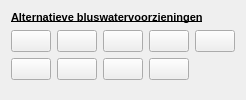
            <widget class="QWidget" name="bluswater">
             <attribute name="title">
              <string>Bluswater</string>
             </attribute>
             <layout class="QGridLayout" name="gridLayout_6">
              <item row="0" column="0" colspan="5">
               <widget class="QLabel" name="label_5">
                <property name="sizePolicy">
                 <sizepolicy hsizetype="Minimum" vsizetype="Fixed">
                  <horstretch>0</horstretch>
                  <verstretch>0</verstretch>
                 </sizepolicy>
                </property>
                <property name="font">
                 <font>
                  <family>Arial</family>
                  <pointsize>8</pointsize>
                  <weight>75</weight>
                  <bold>true</bold>
                  <underline>true</underline>
                  <strikeout>false</strikeout>
                 </font>
                </property>
                <property name="text">
                 <string>Alternatieve bluswatervoorzieningen</string>
                </property>
               </widget>
              </item>
              <item row="1" column="0">
               <widget class="QPushButton" name="geboorde_put">
                <property name="enabled">
                 <bool>true</bool>
                </property>
                <property name="sizePolicy">
                 <sizepolicy hsizetype="Minimum" vsizetype="Fixed">
                  <horstretch>0</horstretch>
                  <verstretch>0</verstretch>
                 </sizepolicy>
                </property>
                <property name="maximumSize">
                 <size>
                  <width>100</width>
                  <height>16777215</height>
                 </size>
                </property>
                <property name="text">
                 <string/>
                </property>
                <property name="icon">
                 <iconset resource="../resources.qrc">
                  <normaloff>:/plugins/oiv/config_files/png/geboorde_put.png</normaloff>:/plugins/oiv/config_files/png/geboorde_put.png</iconset>
                </property>
                <property name="iconSize">
                 <size>
                  <width>28</width>
                  <height>28</height>
                 </size>
                </property>
                <property name="checkable">
                 <bool>false</bool>
                </property>
                <property name="autoDefault">
                 <bool>false</bool>
                </property>
                <property name="default">
                 <bool>false</bool>
                </property>
                <property name="flat">
                 <bool>false</bool>
                </property>
               </widget>
              </item>
              <item row="1" column="2">
               <widget class="QPushButton" name="openwater_winput">
                <property name="enabled">
                 <bool>true</bool>
                </property>
                <property name="sizePolicy">
                 <sizepolicy hsizetype="Minimum" vsizetype="Fixed">
                  <horstretch>0</horstretch>
                  <verstretch>0</verstretch>
                 </sizepolicy>
                </property>
                <property name="maximumSize">
                 <size>
                  <width>100</width>
                  <height>16777215</height>
                 </size>
                </property>
                <property name="text">
                 <string/>
                </property>
                <property name="icon">
                 <iconset resource="../resources.qrc">
                  <normaloff>:/plugins/oiv/config_files/png/openwater_winput.png</normaloff>:/plugins/oiv/config_files/png/openwater_winput.png</iconset>
                </property>
                <property name="iconSize">
                 <size>
                  <width>28</width>
                  <height>28</height>
                 </size>
                </property>
                <property name="checkable">
                 <bool>false</bool>
                </property>
                <property name="autoDefault">
                 <bool>false</bool>
                </property>
                <property name="default">
                 <bool>false</bool>
                </property>
                <property name="flat">
                 <bool>false</bool>
                </property>
               </widget>
              </item>
              <item row="2" column="0">
               <widget class="QPushButton" name="open_water">
                <property name="enabled">
                 <bool>true</bool>
                </property>
                <property name="sizePolicy">
                 <sizepolicy hsizetype="Minimum" vsizetype="Fixed">
                  <horstretch>0</horstretch>
                  <verstretch>0</verstretch>
                 </sizepolicy>
                </property>
                <property name="maximumSize">
                 <size>
                  <width>100</width>
                  <height>16777215</height>
                 </size>
                </property>
                <property name="text">
                 <string/>
                </property>
                <property name="icon">
                 <iconset resource="../resources.qrc">
                  <normaloff>:/plugins/oiv/config_files/png/open_water.png</normaloff>:/plugins/oiv/config_files/png/open_water.png</iconset>
                </property>
                <property name="iconSize">
                 <size>
                  <width>28</width>
                  <height>28</height>
                 </size>
                </property>
                <property name="checkable">
                 <bool>false</bool>
                </property>
                <property name="autoDefault">
                 <bool>false</bool>
                </property>
                <property name="default">
                 <bool>false</bool>
                </property>
                <property name="flat">
                 <bool>false</bool>
                </property>
               </widget>
              </item>
              <item row="1" column="1">
               <widget class="QPushButton" name="geboorde_put_voordruk">
                <property name="enabled">
                 <bool>true</bool>
                </property>
                <property name="sizePolicy">
                 <sizepolicy hsizetype="Minimum" vsizetype="Fixed">
                  <horstretch>0</horstretch>
                  <verstretch>0</verstretch>
                 </sizepolicy>
                </property>
                <property name="maximumSize">
                 <size>
                  <width>100</width>
                  <height>16777215</height>
                 </size>
                </property>
                <property name="text">
                 <string/>
                </property>
                <property name="icon">
                 <iconset resource="../resources.qrc">
                  <normaloff>:/plugins/oiv/config_files/png/geboorde_put_voordruk.png</normaloff>:/plugins/oiv/config_files/png/geboorde_put_voordruk.png</iconset>
                </property>
                <property name="iconSize">
                 <size>
                  <width>28</width>
                  <height>28</height>
                 </size>
                </property>
                <property name="checkable">
                 <bool>false</bool>
                </property>
                <property name="autoDefault">
                 <bool>false</bool>
                </property>
                <property name="default">
                 <bool>false</bool>
                </property>
                <property name="flat">
                 <bool>false</bool>
                </property>
               </widget>
              </item>
              <item row="2" column="1">
               <widget class="QPushButton" name="open_water_xxx_zijde">
                <property name="enabled">
                 <bool>true</bool>
                </property>
                <property name="sizePolicy">
                 <sizepolicy hsizetype="Minimum" vsizetype="Fixed">
                  <horstretch>0</horstretch>
                  <verstretch>0</verstretch>
                 </sizepolicy>
                </property>
                <property name="maximumSize">
                 <size>
                  <width>100</width>
                  <height>16777215</height>
                 </size>
                </property>
                <property name="text">
                 <string/>
                </property>
                <property name="icon">
                 <iconset resource="../resources.qrc">
                  <normaloff>:/plugins/oiv/config_files/png/open_water_xxx_zijde.png</normaloff>:/plugins/oiv/config_files/png/open_water_xxx_zijde.png</iconset>
                </property>
                <property name="iconSize">
                 <size>
                  <width>28</width>
                  <height>28</height>
                 </size>
                </property>
                <property name="checkable">
                 <bool>false</bool>
                </property>
                <property name="autoDefault">
                 <bool>false</bool>
                </property>
                <property name="default">
                 <bool>false</bool>
                </property>
                <property name="flat">
                 <bool>false</bool>
                </property>
               </widget>
              </item>
              <item row="1" column="3">
               <widget class="QPushButton" name="particuliere_brandkraan">
                <property name="enabled">
                 <bool>true</bool>
                </property>
                <property name="sizePolicy">
                 <sizepolicy hsizetype="Minimum" vsizetype="Fixed">
                  <horstretch>0</horstretch>
                  <verstretch>0</verstretch>
                 </sizepolicy>
                </property>
                <property name="maximumSize">
                 <size>
                  <width>100</width>
                  <height>16777215</height>
                 </size>
                </property>
                <property name="text">
                 <string/>
                </property>
                <property name="icon">
                 <iconset resource="../resources.qrc">
                  <normaloff>:/plugins/oiv/config_files/png/particuliere_brandkraan.png</normaloff>:/plugins/oiv/config_files/png/particuliere_brandkraan.png</iconset>
                </property>
                <property name="iconSize">
                 <size>
                  <width>28</width>
                  <height>28</height>
                 </size>
                </property>
                <property name="checkable">
                 <bool>false</bool>
                </property>
                <property name="autoDefault">
                 <bool>false</bool>
                </property>
                <property name="default">
                 <bool>false</bool>
                </property>
                <property name="flat">
                 <bool>false</bool>
                </property>
               </widget>
              </item>
              <item row="3" column="0">
               <spacer name="verticalSpacer_4">
                <property name="orientation">
                 <enum>Qt::Vertical</enum>
                </property>
                <property name="sizeHint" stdset="0">
                 <size>
                  <width>0</width>
                  <height>0</height>
                 </size>
                </property>
               </spacer>
              </item>
              <item row="1" column="4">
               <widget class="QPushButton" name="bluswater_riool">
                <property name="enabled">
                 <bool>true</bool>
                </property>
                <property name="sizePolicy">
                 <sizepolicy hsizetype="Minimum" vsizetype="Fixed">
                  <horstretch>0</horstretch>
                  <verstretch>0</verstretch>
                 </sizepolicy>
                </property>
                <property name="maximumSize">
                 <size>
                  <width>100</width>
                  <height>16777215</height>
                 </size>
                </property>
                <property name="text">
                 <string/>
                </property>
                <property name="icon">
                 <iconset resource="../resources.qrc">
                  <normaloff>:/plugins/oiv/config_files/png/bluswater_riool.png</normaloff>:/plugins/oiv/config_files/png/bluswater_riool.png</iconset>
                </property>
                <property name="iconSize">
                 <size>
                  <width>28</width>
                  <height>28</height>
                 </size>
                </property>
                <property name="checkable">
                 <bool>false</bool>
                </property>
                <property name="autoDefault">
                 <bool>false</bool>
                </property>
                <property name="default">
                 <bool>false</bool>
                </property>
                <property name="flat">
                 <bool>false</bool>
                </property>
               </widget>
              </item>
              <item row="2" column="2">
               <widget class="QPushButton" name="bluswater_defect">
                <property name="enabled">
                 <bool>true</bool>
                </property>
                <property name="sizePolicy">
                 <sizepolicy hsizetype="Minimum" vsizetype="Fixed">
                  <horstretch>0</horstretch>
                  <verstretch>0</verstretch>
                 </sizepolicy>
                </property>
                <property name="maximumSize">
                 <size>
                  <width>100</width>
                  <height>16777215</height>
                 </size>
                </property>
                <property name="text">
                 <string/>
                </property>
                <property name="icon">
                 <iconset resource="../resources.qrc">
                  <normaloff>:/plugins/oiv/config_files/png/bluswater_defect.png</normaloff>:/plugins/oiv/config_files/png/bluswater_defect.png</iconset>
                </property>
                <property name="iconSize">
                 <size>
                  <width>28</width>
                  <height>28</height>
                 </size>
                </property>
                <property name="checkable">
                 <bool>false</bool>
                </property>
                <property name="autoDefault">
                 <bool>false</bool>
                </property>
                <property name="default">
                 <bool>false</bool>
                </property>
                <property name="flat">
                 <bool>false</bool>
                </property>
               </widget>
              </item>
              <item row="2" column="3">
               <widget class="QPushButton" name="brandkraan_eigen_terrein">
                <property name="enabled">
                 <bool>true</bool>
                </property>
                <property name="sizePolicy">
                 <sizepolicy hsizetype="Minimum" vsizetype="Fixed">
                  <horstretch>0</horstretch>
                  <verstretch>0</verstretch>
                 </sizepolicy>
                </property>
                <property name="maximumSize">
                 <size>
                  <width>100</width>
                  <height>16777215</height>
                 </size>
                </property>
                <property name="text">
                 <string/>
                </property>
                <property name="icon">
                 <iconset resource="../resources.qrc">
                  <normaloff>:/plugins/oiv/config_files/png/brandkraan_eigen_terrein.png</normaloff>:/plugins/oiv/config_files/png/brandkraan_eigen_terrein.png</iconset>
                </property>
                <property name="iconSize">
                 <size>
                  <width>28</width>
                  <height>28</height>
                 </size>
                </property>
                <property name="checkable">
                 <bool>false</bool>
                </property>
                <property name="autoDefault">
                 <bool>false</bool>
                </property>
                <property name="default">
                 <bool>false</bool>
                </property>
                <property name="flat">
                 <bool>false</bool>
                </property>
               </widget>
              </item>
             </layout>
            </widget>
